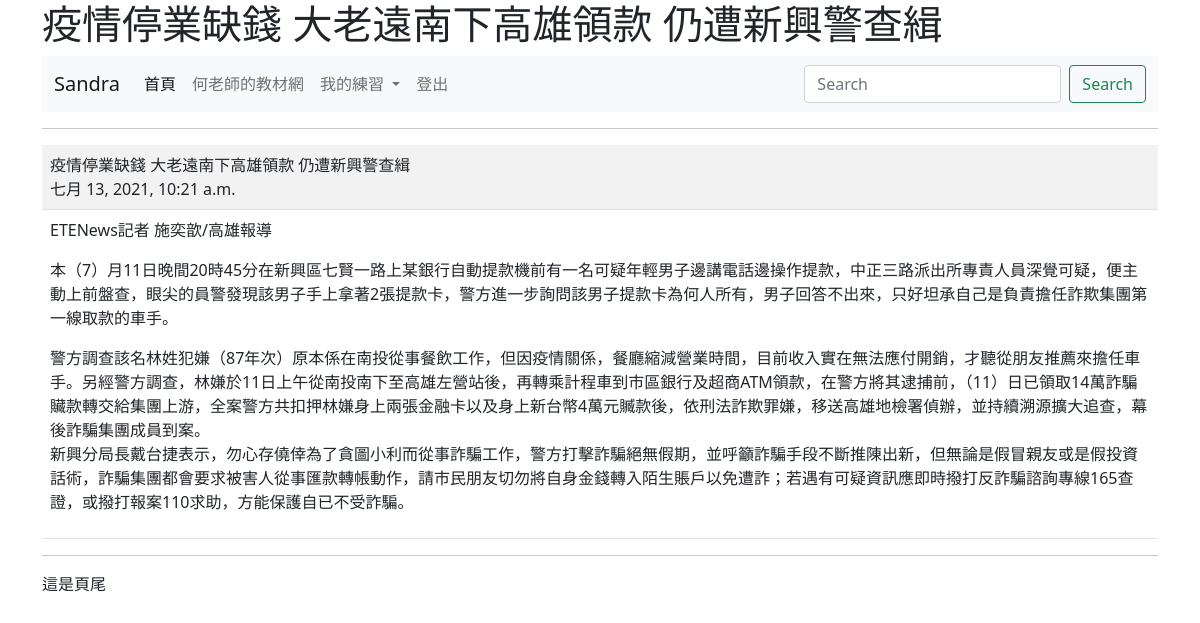
The page /show/4/ (signed in) on the database its author committed.
### mysite/models.py (models this page shows, shortened)
class Post(models.Model):
	title = models.CharField(max_length=200)
	content = models.TextField()
	pub_date = models.DateTimeField(default=timezone.now)
	class Meta:
		ordering = ('-pub_date',)

### mysite/views.py (the view)
# urls.py: path('show/<int:id>/', views.show),
@login_required(login_url="/admin/login/")
def show(request, id):
	try:
		post = Post.objects.get(id=id)
	except:
		return redirect("/news/")
	return render(request, "show.html", locals())

### templates/show.html (shortened to what this page needs)
{% extends "base.html" %}
{% block main %}
	<hr>
	<table class="table table-striped">
			<tr>
				<td>
					{{post.title}}<br>
					{{post.pub_date}}
				</td>
			</tr>
			<tr>
				<td>
					{{post.content | linebreaks }}
				</td>
			</tr>
		</table>
{% endblock %}

### templates/menu.html (shortened to what this page needs)
<nav class="navbar navbar-expand-lg navbar-light bg-light">
  <div class="container-fluid">
    <a class="navbar-brand" href="#">
      {% if request.user.is_authenticated %}
        {{ request.user.first_name }}
      {% else %}
        未登入的訪客
      {% endif %}
    </a>
    <div class="collapse navbar-collapse" id="navbarSupportedContent">
      <ul class="navbar-nav me-auto mb-2 mb-lg-0">
        <li class="nav-item">
          <a class="nav-link active" aria-current="page" href="/">首頁</a>
        </li>
        <li class="nav-item">
          <a class="nav-link" href="https://104.es">何老師的教材網</a>
        </li>
        <li class="nav-item dropdown">
          <a class="nav-link dropdown-toggle" href="#" id="navbarDropdown" role="button" data-bs-toggle="dropdown" aria-expanded="false">
            我的練習
          </a>
        </li>
        {% if request.user.is_authenticated %}
        <li class="nav-item">
          <a class="nav-link" href="/admin/logout/" tabindex="-1">登出</a>
        </li>
        {% else %}
        <li class="nav-item">
          <a class="nav-link" href="/admin/login/?next=/" tabindex="-1">登入</a>
        </li>
        {% endif %}
      </ul>
      <form class="d-flex">
        <input class="form-control me-2" type="search" placeholder="Search" aria-label="搜尋">
        <button class="btn btn-outline-success" type="submit">Search</button>
      </form>
    </div>
  </div>
</nav>

### rows shown on the page
Post: title "疫情停業缺錢 大老遠南下高雄領款 仍遭新興警查緝", pub_date "七月 13, 2021, 10:21 a.m.", content "ETENews記者 施奕歆/高雄報導 本（7）月11日晚間20時45分在新興區七賢一路上某銀行自動提款機前有一名可疑年輕男子邊講電話邊操作提款，中正三路派出所專責人員深覺可疑，便主動上前盤查，眼尖的員警發現該男子手上拿著2張提款卡，警方進一步詢問該男子提款卡為何人所有，男子回答不出來，只好坦承自己是負責擔任詐欺集團第一線取款的車手。 警方調查該名林姓犯嫌（87年次）原本係在南投從事餐飲工作，但因疫情關係，餐廳縮減營業時間，目前收入實在無法應付開銷，才聽從朋友推薦來擔任車手。另經警方調查，林嫌於11日上午從南投南下至高雄左營站後，再轉乘計程車到市區銀行及超商ATM領款，在警方將其逮捕前，（11）日已領取14萬詐騙贜款轉交給集團上游，全案警方共扣押林嫌身上兩張金融卡以及身上新台幣4萬元贓款後，依刑法詐欺罪嫌，移送高雄地檢署偵辦，並持續溯源擴大追查，幕後詐騙集團成員到案。 新興分局長戴台捷表示，勿心存僥倖為了貪圖小利而從事詐騙工作，警方打擊詐騙絕無假期，並呼籲詐騙手段不斷推陳出新，但無論是假冒親友或是假投資話術，詐騙集團都會要求被害人從事匯款轉帳動作，請市民朋友切勿將自身金錢轉入陌生賬戶以免遭詐；若遇有可疑資訊應即時撥打反詐騙諮詢專線165查證，或撥打報案110求助，方能保護自已不受詐騙。"

### other values the page prints
{{ request.user.first_name }} "Sandra"
